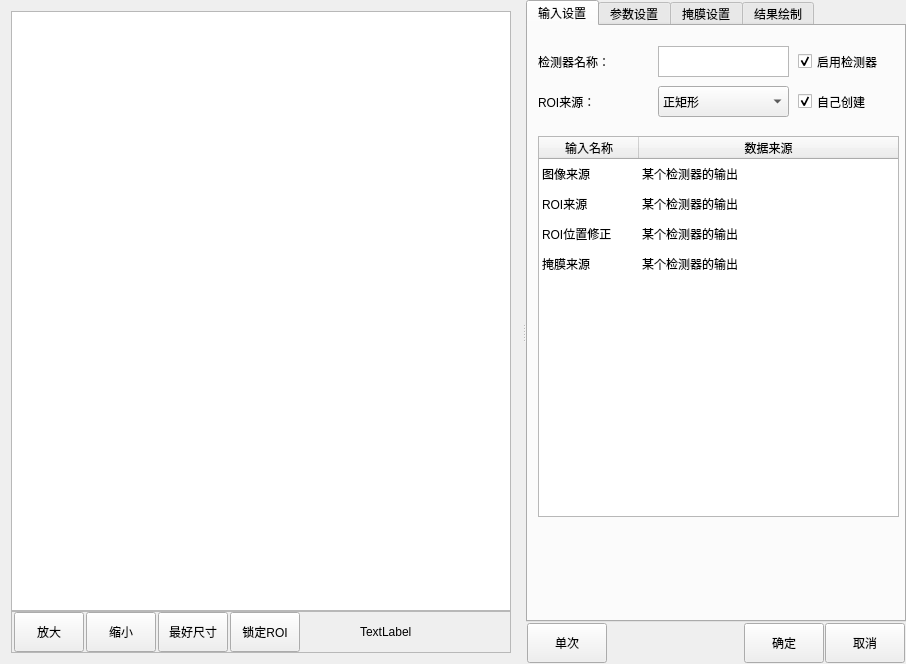
<?xml version="1.0" encoding="UTF-8"?>
<ui version="4.0">
 <class>CMvFindLineParamWidget</class>
 <widget class="QWidget" name="CMvFindLineParamWidget">
  <property name="geometry">
   <rect>
    <x>0</x>
    <y>0</y>
    <width>887</width>
    <height>644</height>
   </rect>
  </property>
  <property name="windowTitle">
   <string>查找直线</string>
  </property>
  <layout class="QHBoxLayout" name="horizontalLayout">
   <property name="spacing">
    <number>0</number>
   </property>
   <property name="leftMargin">
    <number>0</number>
   </property>
   <property name="topMargin">
    <number>0</number>
   </property>
   <property name="rightMargin">
    <number>0</number>
   </property>
   <property name="bottomMargin">
    <number>0</number>
   </property>
   <item>
    <widget class="QSplitter" name="splitter">
     <property name="orientation">
      <enum>Qt::Horizontal</enum>
     </property>
     <widget class="QWidget" name="layoutWidget">
      <layout class="QVBoxLayout" name="verticalLayout_image">
       <property name="spacing">
        <number>0</number>
       </property>
       <item>
        <widget class="QGraphicsView" name="graphicsView_mainImage">
         <property name="minimumSize">
          <size>
           <width>500</width>
           <height>600</height>
          </size>
         </property>
         <property name="dragMode">
          <enum>QGraphicsView::NoDrag</enum>
         </property>
         <property name="transformationAnchor">
          <enum>QGraphicsView::AnchorViewCenter</enum>
         </property>
         <property name="resizeAnchor">
          <enum>QGraphicsView::NoAnchor</enum>
         </property>
        </widget>
       </item>
       <item>
        <widget class="QFrame" name="frame_had">
         <property name="minimumSize">
          <size>
           <width>0</width>
           <height>42</height>
          </size>
         </property>
         <property name="maximumSize">
          <size>
           <width>16777215</width>
           <height>42</height>
          </size>
         </property>
         <property name="frameShape">
          <enum>QFrame::StyledPanel</enum>
         </property>
         <property name="frameShadow">
          <enum>QFrame::Raised</enum>
         </property>
         <layout class="QHBoxLayout" name="horizontalLayout_5">
          <property name="spacing">
           <number>2</number>
          </property>
          <property name="leftMargin">
           <number>2</number>
          </property>
          <property name="topMargin">
           <number>0</number>
          </property>
          <property name="rightMargin">
           <number>0</number>
          </property>
          <property name="bottomMargin">
           <number>0</number>
          </property>
          <item>
           <widget class="QPushButton" name="pushButton_zoomIn">
            <property name="minimumSize">
             <size>
              <width>70</width>
              <height>40</height>
             </size>
            </property>
            <property name="maximumSize">
             <size>
              <width>70</width>
              <height>40</height>
             </size>
            </property>
            <property name="text">
             <string>放大</string>
            </property>
            <property name="icon">
             <iconset>
              <normaloff>:/image/action/zoomIn.png</normaloff>:/image/action/zoomIn.png</iconset>
            </property>
            <property name="iconSize">
             <size>
              <width>28</width>
              <height>28</height>
             </size>
            </property>
            <property name="flat">
             <bool>false</bool>
            </property>
           </widget>
          </item>
          <item>
           <widget class="QPushButton" name="pushButton_zoomOut">
            <property name="minimumSize">
             <size>
              <width>70</width>
              <height>40</height>
             </size>
            </property>
            <property name="maximumSize">
             <size>
              <width>70</width>
              <height>40</height>
             </size>
            </property>
            <property name="text">
             <string>缩小</string>
            </property>
            <property name="icon">
             <iconset>
              <normaloff>:/image/action/zoomOut.png</normaloff>:/image/action/zoomOut.png</iconset>
            </property>
            <property name="iconSize">
             <size>
              <width>28</width>
              <height>28</height>
             </size>
            </property>
            <property name="flat">
             <bool>false</bool>
            </property>
           </widget>
          </item>
          <item>
           <widget class="QPushButton" name="pushButton_zoomBest">
            <property name="minimumSize">
             <size>
              <width>70</width>
              <height>40</height>
             </size>
            </property>
            <property name="maximumSize">
             <size>
              <width>70</width>
              <height>40</height>
             </size>
            </property>
            <property name="text">
             <string>最好尺寸</string>
            </property>
            <property name="iconSize">
             <size>
              <width>28</width>
              <height>28</height>
             </size>
            </property>
            <property name="flat">
             <bool>false</bool>
            </property>
           </widget>
          </item>
          <item>
           <widget class="QPushButton" name="pushButton_lockRoiMove">
            <property name="minimumSize">
             <size>
              <width>70</width>
              <height>40</height>
             </size>
            </property>
            <property name="maximumSize">
             <size>
              <width>70</width>
              <height>40</height>
             </size>
            </property>
            <property name="text">
             <string>锁定ROI</string>
            </property>
            <property name="iconSize">
             <size>
              <width>28</width>
              <height>28</height>
             </size>
            </property>
            <property name="checkable">
             <bool>true</bool>
            </property>
            <property name="checked">
             <bool>false</bool>
            </property>
            <property name="flat">
             <bool>false</bool>
            </property>
           </widget>
          </item>
          <item>
           <spacer name="horizontalSpacer_2">
            <property name="orientation">
             <enum>Qt::Horizontal</enum>
            </property>
            <property name="sizeHint" stdset="0">
             <size>
              <width>40</width>
              <height>20</height>
             </size>
            </property>
           </spacer>
          </item>
          <item>
           <widget class="QLabel" name="label_mousePos">
            <property name="minimumSize">
             <size>
              <width>150</width>
              <height>0</height>
             </size>
            </property>
            <property name="maximumSize">
             <size>
              <width>150</width>
              <height>16777215</height>
             </size>
            </property>
            <property name="text">
             <string>TextLabel</string>
            </property>
           </widget>
          </item>
         </layout>
        </widget>
       </item>
      </layout>
     </widget>
     <widget class="QWidget" name="widget_param" native="true">
      <property name="minimumSize">
       <size>
        <width>380</width>
        <height>0</height>
       </size>
      </property>
      <property name="maximumSize">
       <size>
        <width>380</width>
        <height>16777215</height>
       </size>
      </property>
      <layout class="QVBoxLayout" name="verticalLayout_2">
       <property name="spacing">
        <number>0</number>
       </property>
       <property name="leftMargin">
        <number>0</number>
       </property>
       <property name="topMargin">
        <number>0</number>
       </property>
       <property name="rightMargin">
        <number>0</number>
       </property>
       <property name="bottomMargin">
        <number>0</number>
       </property>
       <item>
        <widget class="QTabWidget" name="tabWidget_param">
         <property name="focusPolicy">
          <enum>Qt::StrongFocus</enum>
         </property>
         <property name="tabPosition">
          <enum>QTabWidget::North</enum>
         </property>
         <property name="currentIndex">
          <number>0</number>
         </property>
         <property name="iconSize">
          <size>
           <width>16</width>
           <height>16</height>
          </size>
         </property>
         <widget class="QWidget" name="tab_input">
          <attribute name="title">
           <string>输入设置</string>
          </attribute>
          <widget class="QLabel" name="label_funcName">
           <property name="geometry">
            <rect>
             <x>10</x>
             <y>20</y>
             <width>111</width>
             <height>31</height>
            </rect>
           </property>
           <property name="text">
            <string>检测器名称：</string>
           </property>
          </widget>
          <widget class="QPlainTextEdit" name="plainTextEdit_funcName">
           <property name="geometry">
            <rect>
             <x>130</x>
             <y>20</y>
             <width>131</width>
             <height>31</height>
            </rect>
           </property>
           <property name="plainText">
            <string/>
           </property>
           <property name="maximumBlockCount">
            <number>0</number>
           </property>
          </widget>
          <widget class="QLabel" name="label_roiCreat">
           <property name="geometry">
            <rect>
             <x>10</x>
             <y>60</y>
             <width>121</width>
             <height>31</height>
            </rect>
           </property>
           <property name="text">
            <string>ROI来源：</string>
           </property>
          </widget>
          <widget class="QCheckBox" name="checkBox_enableFunc">
           <property name="geometry">
            <rect>
             <x>270</x>
             <y>20</y>
             <width>101</width>
             <height>31</height>
            </rect>
           </property>
           <property name="text">
            <string>启用检测器</string>
           </property>
           <property name="checked">
            <bool>true</bool>
           </property>
          </widget>
          <widget class="QTableWidget" name="tableWidget_input">
           <property name="geometry">
            <rect>
             <x>10</x>
             <y>110</y>
             <width>361</width>
             <height>381</height>
            </rect>
           </property>
           <property name="editTriggers">
            <set>QAbstractItemView::NoEditTriggers</set>
           </property>
           <property name="selectionMode">
            <enum>QAbstractItemView::SingleSelection</enum>
           </property>
           <property name="selectionBehavior">
            <enum>QAbstractItemView::SelectRows</enum>
           </property>
           <property name="showGrid">
            <bool>false</bool>
           </property>
           <attribute name="horizontalHeaderStretchLastSection">
            <bool>true</bool>
           </attribute>
           <attribute name="verticalHeaderVisible">
            <bool>false</bool>
           </attribute>
           <row>
            <property name="text">
             <string>1</string>
            </property>
           </row>
           <row>
            <property name="text">
             <string>2</string>
            </property>
           </row>
           <row>
            <property name="text">
             <string>3</string>
            </property>
           </row>
           <row>
            <property name="text">
             <string>4</string>
            </property>
           </row>
           <column>
            <property name="text">
             <string>输入名称</string>
            </property>
           </column>
           <column>
            <property name="text">
             <string>数据来源</string>
            </property>
           </column>
           <item row="0" column="0">
            <property name="text">
             <string>图像来源</string>
            </property>
            <property name="icon">
             <iconset>
              <normaloff>:/image/other/leg_in.png</normaloff>:/image/other/leg_in.png</iconset>
            </property>
           </item>
           <item row="0" column="1">
            <property name="text">
             <string>某个检测器的输出</string>
            </property>
            <property name="icon">
             <iconset>
              <normaloff>:/image/other/label_next.png</normaloff>:/image/other/label_next.png</iconset>
            </property>
           </item>
           <item row="1" column="0">
            <property name="text">
             <string>ROI来源</string>
            </property>
            <property name="icon">
             <iconset>
              <normaloff>:/image/other/leg_in.png</normaloff>:/image/other/leg_in.png</iconset>
            </property>
           </item>
           <item row="1" column="1">
            <property name="text">
             <string>某个检测器的输出</string>
            </property>
            <property name="icon">
             <iconset>
              <normaloff>:/image/other/label_next.png</normaloff>:/image/other/label_next.png</iconset>
            </property>
           </item>
           <item row="2" column="0">
            <property name="text">
             <string>ROI位置修正</string>
            </property>
            <property name="icon">
             <iconset>
              <normaloff>:/image/other/leg_in.png</normaloff>:/image/other/leg_in.png</iconset>
            </property>
           </item>
           <item row="2" column="1">
            <property name="text">
             <string>某个检测器的输出</string>
            </property>
            <property name="icon">
             <iconset>
              <normaloff>:/image/other/label_next.png</normaloff>:/image/other/label_next.png</iconset>
            </property>
           </item>
           <item row="3" column="0">
            <property name="text">
             <string>掩膜来源</string>
            </property>
            <property name="icon">
             <iconset>
              <normaloff>:/image/other/leg_in.png</normaloff>:/image/other/leg_in.png</iconset>
            </property>
           </item>
           <item row="3" column="1">
            <property name="text">
             <string>某个检测器的输出</string>
            </property>
            <property name="icon">
             <iconset>
              <normaloff>:/image/other/label_next.png</normaloff>:/image/other/label_next.png</iconset>
            </property>
           </item>
          </widget>
          <widget class="QComboBox" name="comboBox_imageSource">
           <property name="geometry">
            <rect>
             <x>130</x>
             <y>60</y>
             <width>131</width>
             <height>31</height>
            </rect>
           </property>
           <item>
            <property name="text">
             <string>正矩形</string>
            </property>
           </item>
           <item>
            <property name="text">
             <string>斜矩形</string>
            </property>
           </item>
           <item>
            <property name="text">
             <string>旋转矩形</string>
            </property>
           </item>
           <item>
            <property name="text">
             <string>圆形</string>
            </property>
           </item>
           <item>
            <property name="text">
             <string>圆环形</string>
            </property>
           </item>
           <item>
            <property name="text">
             <string>自定义多边形</string>
            </property>
           </item>
          </widget>
          <widget class="QCheckBox" name="checkBox_roiCreat">
           <property name="geometry">
            <rect>
             <x>270</x>
             <y>60</y>
             <width>101</width>
             <height>31</height>
            </rect>
           </property>
           <property name="text">
            <string>自己创建</string>
           </property>
           <property name="checked">
            <bool>true</bool>
           </property>
          </widget>
         </widget>
         <widget class="QWidget" name="tab_paramSet">
          <attribute name="title">
           <string>参数设置</string>
          </attribute>
          <widget class="QLabel" name="label_thresholdType">
           <property name="geometry">
            <rect>
             <x>10</x>
             <y>20</y>
             <width>121</width>
             <height>31</height>
            </rect>
           </property>
           <property name="text">
            <string>阈值方式：</string>
           </property>
          </widget>
          <widget class="QComboBox" name="comboBox_thresholdType">
           <property name="geometry">
            <rect>
             <x>10</x>
             <y>50</y>
             <width>101</width>
             <height>31</height>
            </rect>
           </property>
           <item>
            <property name="text">
             <string>自动</string>
            </property>
           </item>
           <item>
            <property name="text">
             <string>手动</string>
            </property>
           </item>
          </widget>
          <widget class="QComboBox" name="comboBox_scanDirection">
           <property name="geometry">
            <rect>
             <x>10</x>
             <y>120</y>
             <width>101</width>
             <height>31</height>
            </rect>
           </property>
           <item>
            <property name="text">
             <string>从上到下</string>
            </property>
           </item>
           <item>
            <property name="text">
             <string>从下到上</string>
            </property>
           </item>
          </widget>
          <widget class="QLabel" name="label_scanDirection">
           <property name="geometry">
            <rect>
             <x>10</x>
             <y>90</y>
             <width>121</width>
             <height>31</height>
            </rect>
           </property>
           <property name="text">
            <string>扫描方向：</string>
           </property>
          </widget>
          <widget class="QComboBox" name="comboBox_edgeCheckType">
           <property name="geometry">
            <rect>
             <x>130</x>
             <y>120</y>
             <width>101</width>
             <height>31</height>
            </rect>
           </property>
           <item>
            <property name="text">
             <string>从白到黑</string>
            </property>
           </item>
           <item>
            <property name="text">
             <string>从黑到白</string>
            </property>
           </item>
          </widget>
          <widget class="QLabel" name="label_edgeCheckType">
           <property name="geometry">
            <rect>
             <x>130</x>
             <y>90</y>
             <width>121</width>
             <height>31</height>
            </rect>
           </property>
           <property name="text">
            <string>边缘检测方式：</string>
           </property>
          </widget>
          <widget class="QSpinBox" name="spinBox_scanPointSum">
           <property name="geometry">
            <rect>
             <x>10</x>
             <y>190</y>
             <width>101</width>
             <height>31</height>
            </rect>
           </property>
           <property name="suffix">
            <string>点</string>
           </property>
           <property name="minimum">
            <number>0</number>
           </property>
           <property name="maximum">
            <number>256</number>
           </property>
          </widget>
          <widget class="QLabel" name="label_samplingPointSum">
           <property name="geometry">
            <rect>
             <x>130</x>
             <y>160</y>
             <width>111</width>
             <height>31</height>
            </rect>
           </property>
           <property name="text">
            <string>抽样点数：</string>
           </property>
          </widget>
          <widget class="QSpinBox" name="spinBox_samplingPointSum">
           <property name="geometry">
            <rect>
             <x>130</x>
             <y>190</y>
             <width>101</width>
             <height>31</height>
            </rect>
           </property>
           <property name="suffix">
            <string>点</string>
           </property>
           <property name="minimum">
            <number>0</number>
           </property>
           <property name="maximum">
            <number>256</number>
           </property>
          </widget>
          <widget class="QLabel" name="label_scanPointSum">
           <property name="geometry">
            <rect>
             <x>10</x>
             <y>160</y>
             <width>111</width>
             <height>31</height>
            </rect>
           </property>
           <property name="text">
            <string>扫描点数：</string>
           </property>
          </widget>
          <widget class="QLabel" name="label_fitRange">
           <property name="geometry">
            <rect>
             <x>250</x>
             <y>160</y>
             <width>111</width>
             <height>31</height>
            </rect>
           </property>
           <property name="text">
            <string>拟合范围：</string>
           </property>
          </widget>
          <widget class="QSpinBox" name="spinBox_fitRange">
           <property name="geometry">
            <rect>
             <x>250</x>
             <y>190</y>
             <width>101</width>
             <height>31</height>
            </rect>
           </property>
           <property name="suffix">
            <string>点</string>
           </property>
           <property name="minimum">
            <number>0</number>
           </property>
           <property name="maximum">
            <number>6</number>
           </property>
          </widget>
          <widget class="QLabel" name="label_threshold">
           <property name="geometry">
            <rect>
             <x>130</x>
             <y>20</y>
             <width>121</width>
             <height>31</height>
            </rect>
           </property>
           <property name="text">
            <string>边缘点提取阈值：</string>
           </property>
          </widget>
          <widget class="QSpinBox" name="spinBox_threshold">
           <property name="enabled">
            <bool>false</bool>
           </property>
           <property name="geometry">
            <rect>
             <x>130</x>
             <y>50</y>
             <width>101</width>
             <height>31</height>
            </rect>
           </property>
           <property name="suffix">
            <string/>
           </property>
           <property name="minimum">
            <number>0</number>
           </property>
           <property name="maximum">
            <number>1000</number>
           </property>
          </widget>
          <widget class="QWidget" name="widget_Judged" native="true">
           <property name="geometry">
            <rect>
             <x>0</x>
             <y>280</y>
             <width>371</width>
             <height>161</height>
            </rect>
           </property>
           <widget class="QSpinBox" name="spinBox_fitBias">
            <property name="geometry">
             <rect>
              <x>10</x>
              <y>40</y>
              <width>101</width>
              <height>31</height>
             </rect>
            </property>
            <property name="suffix">
             <string>点</string>
            </property>
            <property name="minimum">
             <number>0</number>
            </property>
            <property name="maximum">
             <number>299</number>
            </property>
           </widget>
           <widget class="QLabel" name="label_fitBias">
            <property name="geometry">
             <rect>
              <x>10</x>
              <y>10</y>
              <width>111</width>
              <height>31</height>
             </rect>
            </property>
            <property name="text">
             <string>拟合误差限制：</string>
            </property>
           </widget>
           <widget class="QSpinBox" name="spinBox_minLineLong">
            <property name="geometry">
             <rect>
              <x>10</x>
              <y>110</y>
              <width>101</width>
              <height>31</height>
             </rect>
            </property>
            <property name="suffix">
             <string>点</string>
            </property>
            <property name="minimum">
             <number>0</number>
            </property>
            <property name="maximum">
             <number>299</number>
            </property>
           </widget>
           <widget class="QLabel" name="label_minLineLong">
            <property name="geometry">
             <rect>
              <x>10</x>
              <y>80</y>
              <width>111</width>
              <height>31</height>
             </rect>
            </property>
            <property name="text">
             <string>最小直线长度：</string>
            </property>
           </widget>
           <widget class="QSpinBox" name="spinBox_maxLineLong">
            <property name="geometry">
             <rect>
              <x>130</x>
              <y>110</y>
              <width>101</width>
              <height>31</height>
             </rect>
            </property>
            <property name="suffix">
             <string>点</string>
            </property>
            <property name="minimum">
             <number>0</number>
            </property>
            <property name="maximum">
             <number>256</number>
            </property>
           </widget>
           <widget class="QLabel" name="label_maxLineLong">
            <property name="geometry">
             <rect>
              <x>130</x>
              <y>80</y>
              <width>111</width>
              <height>31</height>
             </rect>
            </property>
            <property name="text">
             <string>最大直线长度：</string>
            </property>
           </widget>
          </widget>
          <widget class="QLabel" name="label_titleJudged">
           <property name="geometry">
            <rect>
             <x>0</x>
             <y>250</y>
             <width>381</width>
             <height>31</height>
            </rect>
           </property>
           <property name="styleSheet">
            <string notr="true">background-color: qlineargradient(spread:pad, x1:0, y1:0, x2:1, y2:0, stop:0 rgba(80, 80, 80, 255), stop:1 rgba(120, 120, 120, 120));
color: rgb(255, 255, 255);</string>
           </property>
           <property name="text">
            <string>  结果判定</string>
           </property>
           <property name="alignment">
            <set>Qt::AlignLeading|Qt::AlignLeft|Qt::AlignVCenter</set>
           </property>
          </widget>
         </widget>
         <widget class="QWidget" name="tab_2">
          <attribute name="title">
           <string>掩膜设置</string>
          </attribute>
          <widget class="QComboBox" name="comboBox_dEtectionMask">
           <property name="geometry">
            <rect>
             <x>130</x>
             <y>20</y>
             <width>131</width>
             <height>31</height>
            </rect>
           </property>
           <item>
            <property name="text">
             <string>不使用掩膜</string>
            </property>
           </item>
           <item>
            <property name="text">
             <string>本检测器ROI内掩膜</string>
            </property>
           </item>
           <item>
            <property name="text">
             <string>其他算法的掩膜</string>
            </property>
           </item>
          </widget>
          <widget class="QLabel" name="label_dEtectionMask">
           <property name="geometry">
            <rect>
             <x>10</x>
             <y>20</y>
             <width>111</width>
             <height>31</height>
            </rect>
           </property>
           <property name="text">
            <string>检测区域的掩膜：</string>
           </property>
          </widget>
          <widget class="QWidget" name="widget_Mask" native="true">
           <property name="enabled">
            <bool>false</bool>
           </property>
           <property name="geometry">
            <rect>
             <x>0</x>
             <y>50</y>
             <width>371</width>
             <height>251</height>
            </rect>
           </property>
           <widget class="QLabel" name="label_penWidth">
            <property name="geometry">
             <rect>
              <x>10</x>
              <y>50</y>
              <width>111</width>
              <height>31</height>
             </rect>
            </property>
            <property name="text">
             <string>画笔尺寸：</string>
            </property>
           </widget>
           <widget class="QSpinBox" name="spinBox_lightTime">
            <property name="geometry">
             <rect>
              <x>130</x>
              <y>50</y>
              <width>131</width>
              <height>31</height>
             </rect>
            </property>
            <property name="suffix">
             <string>像素</string>
            </property>
            <property name="minimum">
             <number>5</number>
            </property>
            <property name="maximum">
             <number>1000</number>
            </property>
           </widget>
           <widget class="QPushButton" name="pushButton_maskAll">
            <property name="geometry">
             <rect>
              <x>10</x>
              <y>160</y>
              <width>121</width>
              <height>40</height>
             </rect>
            </property>
            <property name="minimumSize">
             <size>
              <width>0</width>
              <height>40</height>
             </size>
            </property>
            <property name="maximumSize">
             <size>
              <width>16777215</width>
              <height>30</height>
             </size>
            </property>
            <property name="text">
             <string>掩盖所有</string>
            </property>
           </widget>
           <widget class="QPushButton" name="pushButton_maskNull">
            <property name="enabled">
             <bool>false</bool>
            </property>
            <property name="geometry">
             <rect>
              <x>10</x>
              <y>110</y>
              <width>121</width>
              <height>40</height>
             </rect>
            </property>
            <property name="minimumSize">
             <size>
              <width>0</width>
              <height>40</height>
             </size>
            </property>
            <property name="maximumSize">
             <size>
              <width>16777215</width>
              <height>30</height>
             </size>
            </property>
            <property name="text">
             <string>清空掩膜</string>
            </property>
           </widget>
           <widget class="QPushButton" name="pushButton_saveMask">
            <property name="geometry">
             <rect>
              <x>10</x>
              <y>210</y>
              <width>121</width>
              <height>40</height>
             </rect>
            </property>
            <property name="minimumSize">
             <size>
              <width>0</width>
              <height>40</height>
             </size>
            </property>
            <property name="maximumSize">
             <size>
              <width>16777215</width>
              <height>30</height>
             </size>
            </property>
            <property name="text">
             <string>保存修改</string>
            </property>
           </widget>
           <widget class="QLabel" name="label_editMode">
            <property name="geometry">
             <rect>
              <x>10</x>
              <y>10</y>
              <width>111</width>
              <height>31</height>
             </rect>
            </property>
            <property name="text">
             <string>编辑方式：</string>
            </property>
           </widget>
           <widget class="QComboBox" name="comboBox_editMode">
            <property name="geometry">
             <rect>
              <x>130</x>
              <y>10</y>
              <width>131</width>
              <height>31</height>
             </rect>
            </property>
            <item>
             <property name="text">
              <string>增加掩膜</string>
             </property>
            </item>
            <item>
             <property name="text">
              <string>删除掩膜</string>
             </property>
            </item>
           </widget>
          </widget>
         </widget>
         <widget class="QWidget" name="tab_5">
          <attribute name="title">
           <string>结果绘制</string>
          </attribute>
          <widget class="QLabel" name="label_lineWidth">
           <property name="geometry">
            <rect>
             <x>10</x>
             <y>20</y>
             <width>121</width>
             <height>31</height>
            </rect>
           </property>
           <property name="text">
            <string>线条宽度：</string>
           </property>
          </widget>
          <widget class="QComboBox" name="comboBox_lineColour">
           <property name="geometry">
            <rect>
             <x>130</x>
             <y>60</y>
             <width>131</width>
             <height>31</height>
            </rect>
           </property>
           <item>
            <property name="text">
             <string>颜色</string>
            </property>
           </item>
          </widget>
          <widget class="QSpinBox" name="spinBox_lineWidth">
           <property name="geometry">
            <rect>
             <x>130</x>
             <y>20</y>
             <width>131</width>
             <height>31</height>
            </rect>
           </property>
           <property name="suffix">
            <string>磅</string>
           </property>
           <property name="minimum">
            <number>1</number>
           </property>
           <property name="maximum">
            <number>5</number>
           </property>
          </widget>
          <widget class="QLabel" name="label_lineColour">
           <property name="geometry">
            <rect>
             <x>10</x>
             <y>60</y>
             <width>121</width>
             <height>31</height>
            </rect>
           </property>
           <property name="text">
            <string>线条颜色：</string>
           </property>
          </widget>
          <widget class="QCheckBox" name="checkBox_valuTrig">
           <property name="geometry">
            <rect>
             <x>270</x>
             <y>20</y>
             <width>101</width>
             <height>31</height>
            </rect>
           </property>
           <property name="text">
            <string>启用绘制</string>
           </property>
           <property name="checked">
            <bool>true</bool>
           </property>
          </widget>
         </widget>
        </widget>
       </item>
       <item>
        <layout class="QHBoxLayout" name="horizontalLayout_head">
         <property name="spacing">
          <number>1</number>
         </property>
         <property name="leftMargin">
          <number>1</number>
         </property>
         <property name="topMargin">
          <number>1</number>
         </property>
         <property name="rightMargin">
          <number>1</number>
         </property>
         <property name="bottomMargin">
          <number>1</number>
         </property>
         <item>
          <widget class="QPushButton" name="pushButton_ones">
           <property name="enabled">
            <bool>true</bool>
           </property>
           <property name="minimumSize">
            <size>
             <width>80</width>
             <height>40</height>
            </size>
           </property>
           <property name="maximumSize">
            <size>
             <width>80</width>
             <height>16777215</height>
            </size>
           </property>
           <property name="toolTip">
            <string/>
           </property>
           <property name="text">
            <string>单次</string>
           </property>
           <property name="icon">
            <iconset>
             <normaloff>:/image/other/action_next.png</normaloff>:/image/other/action_next.png</iconset>
           </property>
           <property name="iconSize">
            <size>
             <width>28</width>
             <height>28</height>
            </size>
           </property>
           <property name="shortcut">
            <string>Alt+Q</string>
           </property>
          </widget>
         </item>
         <item>
          <spacer name="horizontalSpacer">
           <property name="orientation">
            <enum>Qt::Horizontal</enum>
           </property>
           <property name="sizeHint" stdset="0">
            <size>
             <width>40</width>
             <height>20</height>
            </size>
           </property>
          </spacer>
         </item>
         <item>
          <widget class="QPushButton" name="pushButton_ensure">
           <property name="enabled">
            <bool>true</bool>
           </property>
           <property name="minimumSize">
            <size>
             <width>80</width>
             <height>40</height>
            </size>
           </property>
           <property name="maximumSize">
            <size>
             <width>80</width>
             <height>16777215</height>
            </size>
           </property>
           <property name="toolTip">
            <string/>
           </property>
           <property name="text">
            <string>确定</string>
           </property>
           <property name="icon">
            <iconset>
             <normaloff>:/image/other/action_next.png</normaloff>:/image/other/action_next.png</iconset>
           </property>
           <property name="iconSize">
            <size>
             <width>28</width>
             <height>28</height>
            </size>
           </property>
           <property name="shortcut">
            <string>Alt+Q</string>
           </property>
          </widget>
         </item>
         <item>
          <widget class="QPushButton" name="pbPrev_cancel">
           <property name="enabled">
            <bool>true</bool>
           </property>
           <property name="minimumSize">
            <size>
             <width>80</width>
             <height>40</height>
            </size>
           </property>
           <property name="maximumSize">
            <size>
             <width>80</width>
             <height>16777215</height>
            </size>
           </property>
           <property name="toolTip">
            <string>快捷键Ctrl+B</string>
           </property>
           <property name="text">
            <string>取消</string>
           </property>
           <property name="icon">
            <iconset>
             <normaloff>:/image/other/start.png</normaloff>:/image/other/start.png</iconset>
           </property>
           <property name="iconSize">
            <size>
             <width>28</width>
             <height>28</height>
            </size>
           </property>
          </widget>
         </item>
        </layout>
       </item>
      </layout>
     </widget>
    </widget>
   </item>
  </layout>
 </widget>
 <layoutdefault spacing="6" margin="11"/>
 <resources/>
 <connections/>
</ui>
